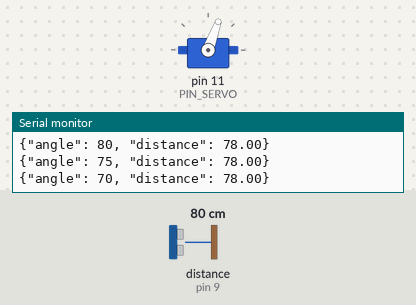
A sketch run on a simulated Arduino Uno, built with avr-gcc and run on an emulated ATmega328P. On the bench: servo, the last lines printed to the serial monitor. Wiring (inferred from the names in the program): ultrasonic range finder: trigger pin 8; echo pin 9. Inputs (shaded band) come from the test bench; at power-on: distance to the obstacle (sensor on pin 9) 80 cm. The echo pulse lasts 58.3 µs per cm.

Above: at 1.2 s.
1.3 s: distance to the obstacle (sensor on pin 9) set to 60 cm
At 1.98 s:
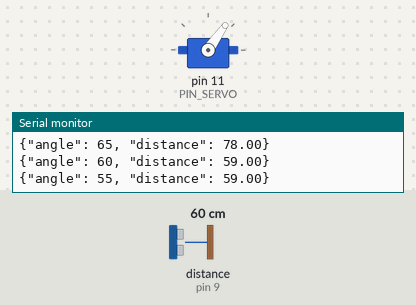
4.3 s: distance to the obstacle (sensor on pin 9) set to 2 cm
At 4.42 s:
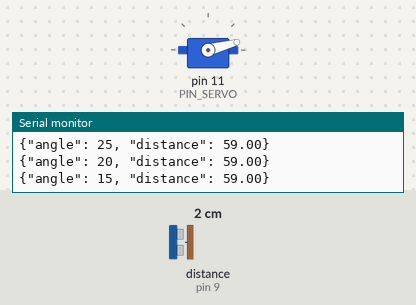
Timing chart, 0 to 16.0 s (numbered marks = the images above; inputs shaded):
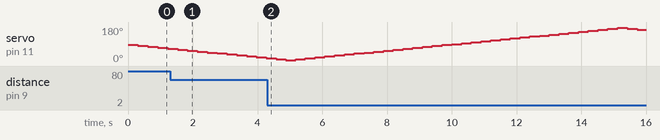

The sketch:

radar.ino
```cpp
#include <Servo.h>

const int VELOCITAT_COMUNICACIO_SERIAL = 9600;

const int EXTRA_VCC = 13;

const int PIN_SERVO = 11;

const int ULTRASONIC_TRIG = 8;
const int ULTRASONIC_ECHO = 9;

const int POSICIO_SERVO_DEFAULT = 90;

Servo servo;

int posicioServo = POSICIO_SERVO_DEFAULT;
int direccioServo = -5; // ESQUERRA

void setup() {
  iniciarServo();
  iniciarSensor();
  iniciarExtraVCC();
  Serial.begin(VELOCITAT_COMUNICACIO_SERIAL);
}

void loop() {
  if(posicioServo < 9 || posicioServo > 170) {
    direccioServo = direccioServo * -1;
  }
  posicioServo += direccioServo;
  rotarAngle(posicioServo);

  calculDades();

  delay(300);
}

void rotarAngle(int direccio) {
  servo.write(direccio);
}

/**
 * Imprimeix un paquet JSON pel port serial amb les dades
 *
 * @param int angle L'angle del servomotor
 * @param float  distance La distància mesurada en cm
 */
void imprimirDades(int angle, float distancia) {
  Serial.print("{\"angle\": ");
  Serial.print(angle);
  Serial.print(", \"distance\": ");
  Serial.print(distancia);
  Serial.print("}");
  Serial.println();
}

void iniciarServo() {
  pinMode(PIN_SERVO, OUTPUT);
  digitalWrite(PIN_SERVO, LOW);
  servo.attach(PIN_SERVO);
  rotarAngle(POSICIO_SERVO_DEFAULT);
}

void iniciarSensor() {
  pinMode(ULTRASONIC_TRIG, OUTPUT);
  pinMode(ULTRASONIC_ECHO, INPUT);
  digitalWrite(ULTRASONIC_TRIG, LOW);
}

void iniciarExtraVCC() {
  pinMode(EXTRA_VCC, OUTPUT);
  digitalWrite(EXTRA_VCC, HIGH);
}

void calculDades() {
  long temps;
  long distancia;

  digitalWrite(ULTRASONIC_TRIG, HIGH);
  delayMicroseconds(10);
  digitalWrite(ULTRASONIC_TRIG, LOW);

  temps = pulseIn(ULTRASONIC_ECHO, HIGH);
  distancia = temps*0.017;

  imprimirDades(posicioServo, distancia);
}
```
